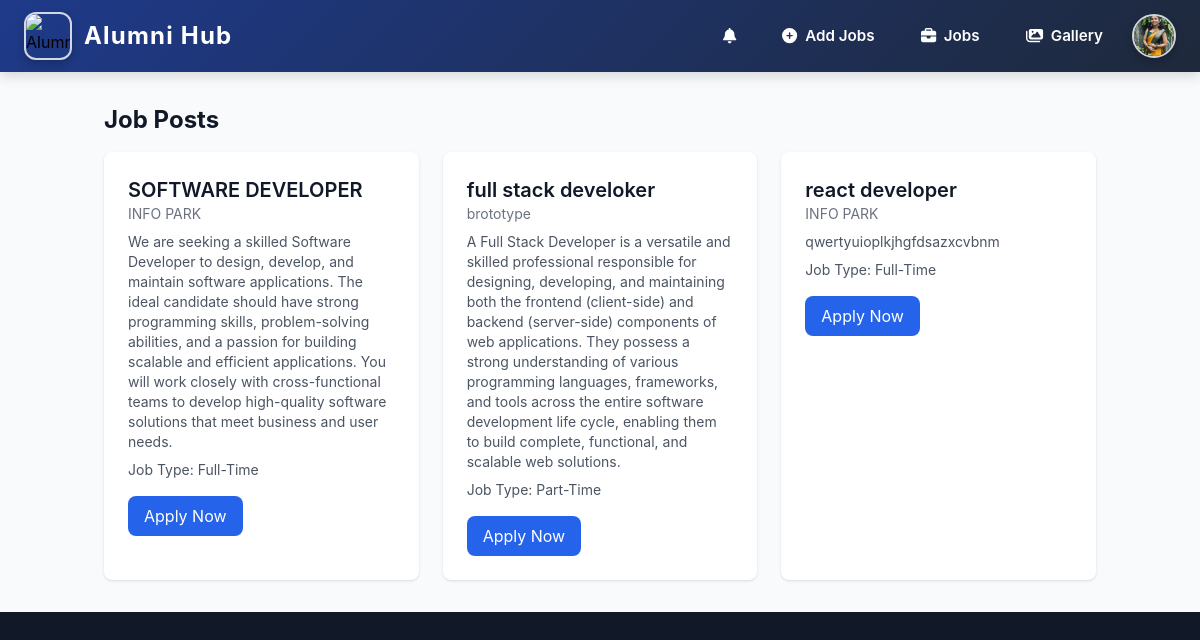
Page /userjobs/ (signed in) on the earlier database version.
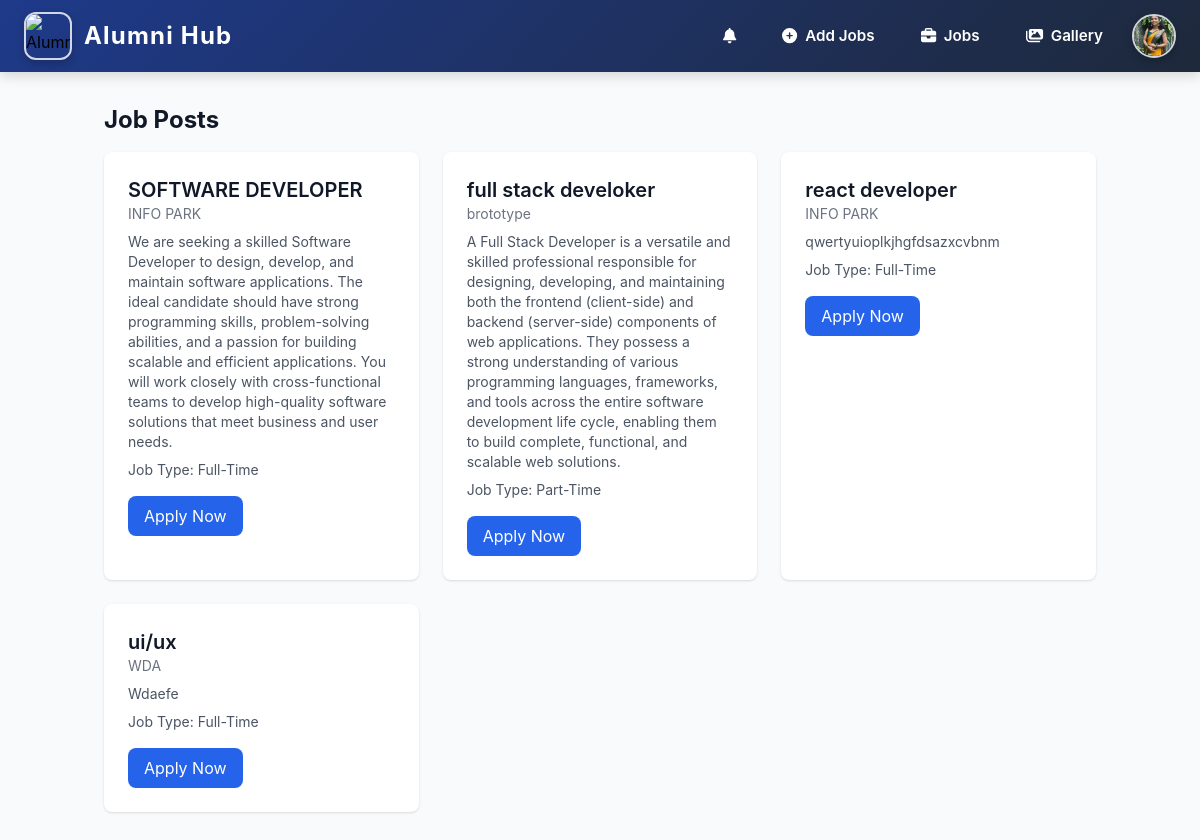
Same page on the later database version.
### myapp/models.py (models this page shows, shortened)
class User(AbstractUser):
    is_alumni = models.BooleanField(default=False)
    is_student = models.BooleanField(default=False)
    groups = models.ManyToManyField(Group, related_name="custom_user_groups", blank=True)
    user_permissions = models.ManyToManyField(Permission, related_name="custom_user_permissions", blank=True)

class AlumniProfile(models.Model):
    user = models.OneToOneField(User, on_delete=models.CASCADE, related_name='alumni_profile')
    company = models.CharField(max_length=255, blank=True, null=True)
    job_title = models.CharField(max_length=255, blank=True, null=True)
    graduation_year = models.PositiveIntegerField(default=2025)
    linkedin = models.URLField(blank=True, null=True)
    profile_picture = models.ImageField(upload_to='profile_pics/', blank=True, null=True)
    department = models.CharField(max_length=100)  # <- Make sure this exists
    passout_year = models.IntegerField(default=2025)           # <- And this too

class JobPost(models.Model):
    job_name = models.CharField(max_length=100,default="Unnamed Job")
    company = models.CharField(max_length=255)
    description = models.TextField(blank=True)  # Changed to TextField
    job_type = models.CharField(
        max_length=100,
        choices=[("FT", "Full-Time"), ("PT", "Part-Time"),("IS", "Intern-Ship"),("RT", "Remote-Job")],
        default=4  # Added default value
    )
    company_website = models.URLField(blank=True, null=True)  # New field for company site link
    posted_by = models.ForeignKey(User, on_delete=models.CASCADE, related_name='job_posts')

### myapp/views.py (the view)
# urls.py: path('userjobs/',userjobs_view, name='userjobs'),
def userjobs_view(request):
    jobs = JobPost.objects.all()
    return render(request, 'userjobs.html', {'jobs': jobs})

### templates/userjobs.html
{% extends "home.html" %}
{% block content %}
{% include "navbar.html" %}
<section class="bg-gray-50 dark:bg-gray-900">
    <div class="container mx-auto px-4 py-8">
        <h1 class="text-2xl font-bold text-gray-900 dark:text-white mb-4">Job Posts</h1>
        <div class="grid gap-6 sm:grid-cols-2 lg:grid-cols-3">
            {% for job in jobs %}
            <div class="bg-white rounded-lg shadow dark:bg-gray-800 p-6">
                <h2 class="text-xl font-semibold text-gray-900 dark:text-white">{{ job.job_name }}</h2>
                <p class="text-sm text-gray-500 dark:text-gray-400">{{ job.company }}</p>
                <p class="mt-2 text-sm text-gray-600 dark:text-gray-300">{{ job.description }}</p>
                <p class="mt-2 text-sm text-gray-600 dark:text-gray-300">
                    Job Type: {{ job.get_job_type_display }}
                </p>
                <a href="{{ job.application_link }}" target="_blank" class="mt-4 inline-block bg-blue-600 text-white px-4 py-2 rounded-lg hover:bg-blue-700">
                    Apply Now
                </a>
            </div>
            {% endfor %}
        </div>
    </div>
</section>
{% endblock content %}

### templates/home.html (shortened to what this page needs)
<!DOCTYPE html>
<html lang="en">
<head>
    <script src="https://cdn.tailwindcss.com"></script>
</head>
<body class="bg-gray-900">
    {% block content %}{% endblock content %}
</body>
</html>

### templates/navbar.html (shortened to what this page needs)
</head>
<body>
  <nav class="navbar">
    <div class="navbar-container">
      <a href="{% url 'home' %}" class="navbar-logo">
        <img class="logo-image"
             src="https://encrypted-tbn0.gstatic.com/images?q=tbn:ANd9GcR6Wxo3iWcQN14Me9G9DkT4dSHTUvrpSCCp8g&s"
             alt="Alumni Hub Logo">
        <span class="logo-text">Alumni Hub</span>
      </a>
      <div id="main-menu" class="navbar-menu">
        {% if user.is_authenticated %}
          {% if user.is_superuser %}
            <a href="{% url 'admin_dashboard' %}" class="nav-link highlighted">
              <i class="fas fa-tachometer-alt"></i> Admin Dashboard
            </a>
            <form action="{% url 'signout' %}" method="post">
              {% csrf_token %}
              <button type="submit" class="nav-button">
                <i class="fas fa-sign-out-alt mr-2"></i> Sign Out
              </button>
            </form>
          {% elif user.is_alumni %}
            <a href="{% url 'my_notifications' %}" class="nav-link" style="position: relative;">
              <i class="fas fa-bell"></i>
            </a>
            <a href="{% url 'add_jobs' %}" class="nav-link"><i class="fas fa-plus-circle"></i> Add Jobs</a>
            <a href="{% url 'jobpost_list' %}" class="nav-link"><i class="fas fa-briefcase"></i> Jobs</a>
            <a href="{% url 'photo_gallery' %}" class="nav-link"><i class="fas fa-images"></i> Gallery</a>
            <div class="profile-container">
              <button id="profile-btn" class="profile-button">
                {% if user.alumni_profile.profile_picture %}
                  <img class="profile-image" src="{{ user.alumni_profile.profile_picture.url }}" alt="Profile Picture">
                {% else %}
                  <img class="profile-image" src="/static/images/default_profile.png" alt="Default Profile">
                {% endif %}
              </button>
            </div>
          {% endif %}
        {% else %}
          <a href="{% url 'signin' %}" class="nav-link"><i class="fas fa-sign-in-alt"></i> Sign In</a>
          <a href="{% url 'signup' %}" class="nav-button"><i class="fas fa-user-plus mr-2"></i> Sign Up</a>
        {% endif %}
      </div>
    </div>
  </nav>

### templates/navbar.html (style rules this page uses)
body { font-family: 'Inter', sans-serif; margin: 0; padding: 0; }
.navbar { background: linear-gradient(135deg, #1e3a8a 0%, #1e293b 100%); box-shadow: 0 4px 12px rgba(0, 0, 0, 0.15); position: sticky; top: 0; z-index: 100; }
.navbar-container { max-width: 1400px; margin: 0 auto; padding: 0.75rem 1.5rem; display: flex; justify-content: space-between; align-items: center; }
.navbar-logo { display: flex; align-items: center; gap: 0.75rem; text-decoration: none; position: relative; z-index: 110; }
.logo-image { width: 3rem; height: 3rem; border-radius: 12px; border: 2px solid rgba(255, 255, 255, 0.8); box-shadow: 0 4px 8px rgba(0, 0, 0, 0.2); transition: all 0.3s ease; object-fit: cover; }
.logo-text { font-size: 1.5rem; font-weight: 700; color: white; letter-spacing: 0.05em; position: relative; display: inline-block; }
.logo-text:after { content: ''; position: absolute; width: 0; height: 2px; bottom: -2px; left: 0; background-color: white; transition: width 0.3s ease; }
.navbar-menu { display: flex; align-items: center; gap: 0.75rem; }
.nav-link { color: white; text-decoration: none; font-weight: 600; font-size: 0.95rem; padding: 0.5rem 1rem; border-radius: 8px; border: 1.5px solid transparent; transition: all 0.3s ease; display: flex; align-items: center; gap: 0.5rem; }
.profile-container { position: relative; }
.profile-button { background: transparent; border: none; padding: 0; cursor: pointer; display: flex; align-items: center; }
.profile-image { width: 2.75rem; height: 2.75rem; border-radius: 50%; border: 2px solid rgba(255, 255, 255, 0.8); box-shadow: 0 4px 8px rgba(0, 0, 0, 0.2); object-fit: cover; transition: all 0.3s ease; }

Differences in the rows shown:
added JobPost: job_name "ui/ux", company "WDA", description "Wdaefe", job_type "Full-Time"
